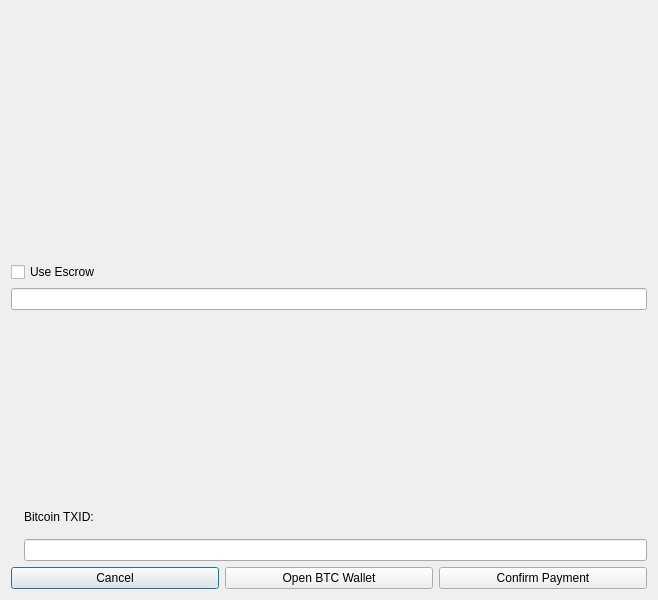
<?xml version="1.0" encoding="UTF-8"?>
<ui version="4.0">
 <class>OfferAcceptDialogBTC</class>
 <widget class="QDialog" name="OfferAcceptDialogBTC">
  <property name="geometry">
   <rect>
    <x>0</x>
    <y>0</y>
    <width>658</width>
    <height>600</height>
   </rect>
  </property>
  <property name="windowTitle">
   <string>Accept Presidentielcoin Offer</string>
  </property>
  <layout class="QGridLayout" name="gridLayout">
   <item row="1" column="0">
    <layout class="QHBoxLayout" name="horizontalLayout">
     <item>
      <widget class="QLabel" name="acceptMessage">
       <property name="font">
        <font>
         <pointsize>12</pointsize>
         <weight>50</weight>
         <bold>false</bold>
        </font>
       </property>
       <property name="cursor">
        <cursorShape>IBeamCursor</cursorShape>
       </property>
       <property name="text">
        <string/>
       </property>
       <property name="wordWrap">
        <bool>true</bool>
       </property>
       <property name="textInteractionFlags">
        <set>Qt::LinksAccessibleByMouse|Qt::TextSelectableByKeyboard|Qt::TextSelectableByMouse</set>
       </property>
      </widget>
     </item>
    </layout>
   </item>
   <item row="0" column="0">
    <widget class="QLabel" name="aboutShadeBTC">
     <property name="text">
      <string/>
     </property>
     <property name="scaledContents">
      <bool>false</bool>
     </property>
     <property name="alignment">
      <set>Qt::AlignCenter</set>
     </property>
    </widget>
   </item>
   <item row="9" column="0">
    <layout class="QHBoxLayout" name="horizontalLayout_3">
     <item>
      <widget class="QPushButton" name="cancelButton">
       <property name="text">
        <string>Cancel</string>
       </property>
      </widget>
     </item>
     <item>
      <widget class="QPushButton" name="openBtcWalletButton">
       <property name="toolTip">
        <string>Open your local Bitcoin client</string>
       </property>
       <property name="text">
        <string>Open BTC Wallet</string>
       </property>
      </widget>
     </item>
     <item>
      <widget class="QPushButton" name="confirmButton">
       <property name="toolTip">
        <string>Confirm this payment on the Bitcoin blockchain</string>
       </property>
       <property name="text">
        <string>Confirm Payment</string>
       </property>
      </widget>
     </item>
    </layout>
   </item>
   <item row="5" column="0">
    <layout class="QHBoxLayout" name="horizontalLayout_8">
     <item>
      <widget class="QLabel" name="lblQRCode">
       <property name="text">
        <string/>
       </property>
       <property name="wordWrap">
        <bool>true</bool>
       </property>
      </widget>
     </item>
     <item>
      <layout class="QVBoxLayout" name="verticalLayout">
       <item>
        <widget class="QLabel" name="bitcoinInstructionLabel">
         <property name="cursor">
          <cursorShape>IBeamCursor</cursorShape>
         </property>
         <property name="text">
          <string notr="true"/>
         </property>
         <property name="textFormat">
          <enum>Qt::RichText</enum>
         </property>
         <property name="wordWrap">
          <bool>true</bool>
         </property>
         <property name="textInteractionFlags">
          <set>Qt::LinksAccessibleByMouse|Qt::TextSelectableByKeyboard|Qt::TextSelectableByMouse</set>
         </property>
        </widget>
       </item>
       <item>
        <spacer name="horizontalSpacer">
         <property name="orientation">
          <enum>Qt::Horizontal</enum>
         </property>
         <property name="sizeHint" stdset="0">
          <size>
           <width>40</width>
           <height>20</height>
          </size>
         </property>
        </spacer>
       </item>
       <item>
        <widget class="QLabel" name="label">
         <property name="text">
          <string>Bitcoin TXID:</string>
         </property>
        </widget>
       </item>
       <item>
        <widget class="QLineEdit" name="exttxidEdit"/>
       </item>
      </layout>
     </item>
    </layout>
   </item>
   <item row="2" column="0">
    <widget class="QCheckBox" name="checkBox">
     <property name="text">
      <string>Use Escrow</string>
     </property>
    </widget>
   </item>
   <item row="3" column="0">
    <widget class="QLineEdit" name="escrowEdit"/>
   </item>
   <item row="4" column="0">
    <widget class="QLabel" name="escrowDisclaimer">
     <property name="text">
      <string/>
     </property>
     <property name="wordWrap">
      <bool>true</bool>
     </property>
     <property name="textInteractionFlags">
      <set>Qt::LinksAccessibleByMouse|Qt::TextSelectableByKeyboard|Qt::TextSelectableByMouse</set>
     </property>
    </widget>
   </item>
  </layout>
 </widget>
 <resources>
  <include location="../presidentielcoin.qrc"/>
 </resources>
 <connections/>
</ui>
